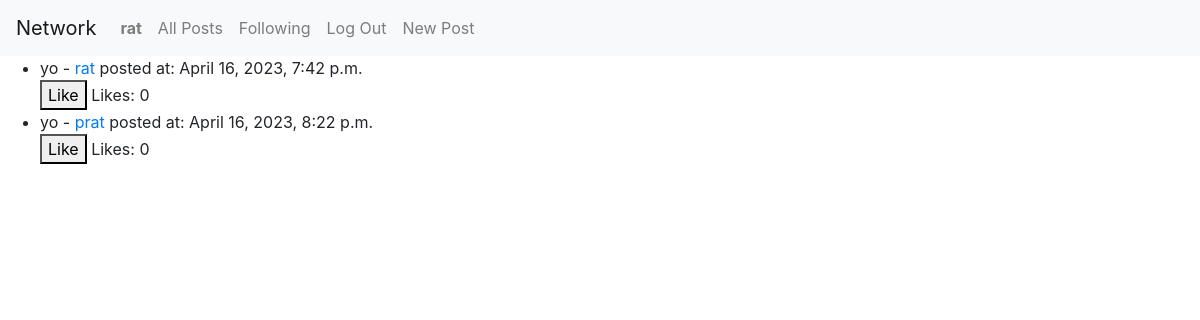
Screenshot of / (signed in) with the database file from the repository.
### network/models.py (models this page shows)
class User(AbstractUser):
    following = models.ManyToManyField('self', blank=True, symmetrical=False, related_name='followers')
    followers_count = models.IntegerField(default=0)
    following_count = models.IntegerField(default=0)

class Post(models.Model):
    content = models.TextField()
    author = models.ForeignKey(User, on_delete=models.CASCADE)
    created_at = models.DateTimeField(auto_now_add = True)
    liked_by = models.ManyToManyField(User, related_name='liked_posts')
    dislikes = models.IntegerField(default=0)

### network/views.py (the view)
# urls.py: path("", views.index, name="index"),
def index(request):
    if request.method == 'POST':
        postText = request.POST.get('postText')
        form_type = request.POST.get('formType')
        if request.POST.get('post'):
            p_id = request.POST.get('post')
            post = Post.objects.get(pk=p_id)
            post.content = postText
            post.save()
        elif(request.POST.get('delete')):
            p_id = request.POST.get('delete')
            post = Post.objects.get(pk=p_id)
            post.delete()
        else:
            post = Post.objects.create(content=postText, author=request.user)
        post_list = Post.objects.all()
        paginator = Paginator(post_list, 10)
        page = request.GET.get('page')
        posts = paginator.get_page(page)
        return render(request, 'network/index.html', {'posts': posts})
    else:
        post_list = Post.objects.all()
        paginator = Paginator(post_list, 10)
        page = request.GET.get('page')
        posts = paginator.get_page(page)
        return render(request, 'network/index.html', {'posts': posts})

### network/templates/network/index.html (shortened to what this page needs)
{% extends "network/layout.html" %}
{% block body %}
    {% if posts %}
        <ul>
            {% for post in posts %}
                <li>{{ post.content }} - <a href="{% url 'profile' post.author.id %}">{{ post.author.username }}</a> posted at: {{post.created_at}}
                    {% if user.is_authenticated %}
                        <form method="post" action="{% url 'like' post.id %}">
                            <button type="submit" data-post-id="{{ post.id }}">
                                {% if user in post.liked_by.all %}Dislike{% else %}Like{% endif %}
                            </button>
                            <span class="like-count">Likes: {{ post.liked_by.count }}</span>
                        </form>
                    {% endif %}
                </li>
            {% endfor %}
        </ul>
    {% else %}
        <p>No posts found.</p>
    {% endif %}
{% endblock %}

### network/templates/network/layout.html (shortened to what this page needs)
{% load static %}
<!DOCTYPE html>
<html lang="en">
    <head>
        <link rel="stylesheet" href="https://stackpath.bootstrapcdn.com/bootstrap/4.4.1/css/bootstrap.min.css">
        <link href="{% static 'network/styles.css' %}" rel="stylesheet">
    </head>
    <body>
        <nav class="navbar navbar-expand-lg navbar-light bg-light">
            <a class="navbar-brand" href="#">Network</a>
            <div>
              <ul class="navbar-nav mr-auto">
                {% if user.is_authenticated %}
                    <li class="nav-item">
                        <a class="nav-link" href="{% url 'profile' user.id%}"><strong>{{ user.username }}</strong></a>
                    </li>
                {% endif %}
                <li class="nav-item">
                  <a class="nav-link" href="{% url 'index' %}">All Posts</a>
                </li>
                {% if user.is_authenticated %}
                    <li class="nav-item">
                        <a class="nav-link" href="{% url 'following' %}">Following</a>
                    </li>
                    <li class="nav-item">
                        <a class="nav-link" href="{% url 'logout' %}">Log Out</a>
                    </li>
                    <li>
                        <a class="nav-link" href="{% url 'newPost' %}">New Post</a>
                    </li>
                {% endif %}
              </ul>
            </div>
          </nav>
        <div class="body">
            {% block body %}
            {% endblock %}
        </div>
    </body>
</html>

### rows the page displays
User: username "rat"
Post: content "yo", author.username "rat", created_at "April 16, 2023, 7:42 p.m.", shows "Like", liked_by.count "0"
Post: content "yo", author.username "prat", created_at "April 16, 2023, 8:22 p.m.", shows "Like", liked_by.count "0"
